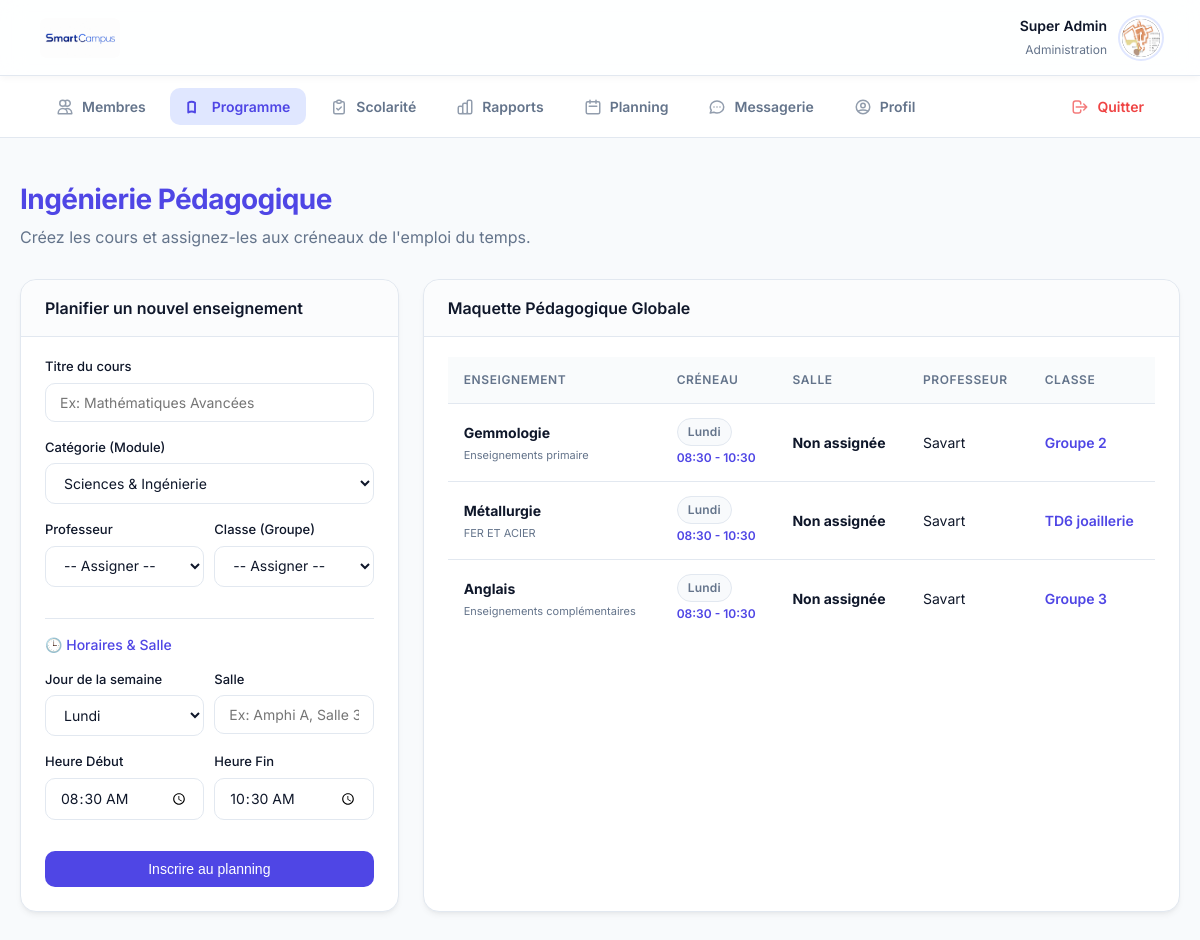
The app's page /gestion_cours.php (signed in), older data.
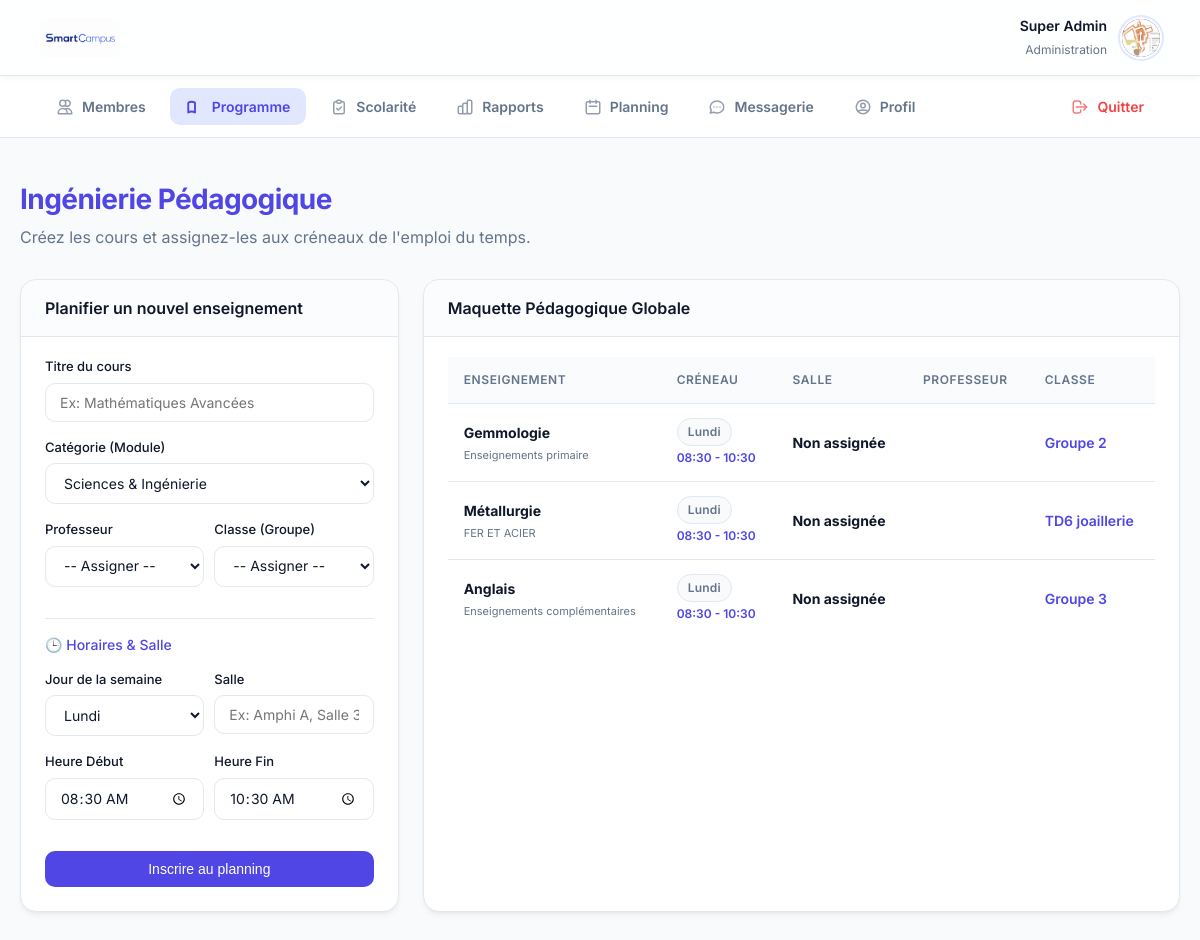
The same page, newer data.
### tables this page shows
CREATE TABLE cours (
        id INTEGER PRIMARY KEY AUTOINCREMENT,
        titre TEXT NOT NULL,
        categorie TEXT NOT NULL,
        description TEXT,
        groupe_id INTEGER,
        professeur_id INTEGER, jour VARCHAR(20) DEFAULT 'Lundi', heure_debut VARCHAR(10) DEFAULT '08:30', heure_fin VARCHAR(10) DEFAULT '10:30', salle VARCHAR(50) DEFAULT 'Non assignée',
        FOREIGN KEY(groupe_id) REFERENCES groupes(id) ON DELETE CASCADE,
        FOREIGN KEY(professeur_id) REFERENCES utilisateurs(id) ON DELETE SET NULL
    );

CREATE TABLE utilisateurs (
        id INTEGER PRIMARY KEY AUTOINCREMENT,
        prenom TEXT NOT NULL,
        nom TEXT NOT NULL,
        email TEXT UNIQUE NOT NULL,
        role TEXT CHECK(role IN ('etudiant', 'professeur', 'administrateur')) NOT NULL,
        mot_de_passe_hash TEXT NOT NULL,
        statut_compte TEXT DEFAULT 'actif',
        groupe_id INTEGER,
        FOREIGN KEY(groupe_id) REFERENCES groupes(id) ON DELETE SET NULL
    );

CREATE TABLE groupes (
        id INTEGER PRIMARY KEY AUTOINCREMENT,
        nom TEXT NOT NULL UNIQUE
    );

### gestion_cours.php (the view, shortened to what the changed rows need)
<?php
require_once 'db.php';
$cours = $db->query("
    SELECT c.*, u.nom as prof_nom, g.nom as groupe_nom
    FROM cours c
    LEFT JOIN utilisateurs u ON c.professeur_id = u.id
    LEFT JOIN groupes g ON c.groupe_id = g.id
    ORDER BY c.jour, c.heure_debut
")->fetchAll();
?>
<!DOCTYPE html>
<html lang="fr">
<head>
    <meta charset="UTF-8"><title>Programme - SmartCampus</title><link rel="stylesheet" href="style.css">
</head>
<body>
    <div class="container">
        <div style="margin-bottom: 30px;">
            <h1 style="color:var(--primary);">Ingénierie Pédagogique</h1>
        </div>
        <div class="dashboard-grid inverse">
            <div class="card" style="align-self: start;">
                <div class="card-header"><h2>Planifier un nouvel enseignement</h2></div>
            </div>
            <div class="card">
                <div class="card-header"><h2>Maquette Pédagogique Globale</h2></div>
                <?php if (empty($cours)): ?>
                    <p style="color:var(--text-muted); text-align:center;">Aucun cours programmé.</p>
                <?php else: ?>
                    <table>
                        <tr><th>Enseignement</th><th>Créneau</th><th>Salle</th><th>Professeur</th><th>Classe</th></tr>
                        <?php foreach($cours as $c): ?>
                            <tr>
                                <td>
                                    <strong><?= htmlspecialchars($c['titre']) ?></strong><br>
                                    <span style="font-size:11px; color:var(--text-muted);"><?= htmlspecialchars($c['categorie']) ?></span>
                                </td>
                                <td>
                                    <span class="badge badge-neutral"><?= htmlspecialchars($c['jour']) ?></span><br>
                                    <span style="font-size:12px; color:var(--primary); font-weight:600;"><?= $c['heure_debut'] ?> - <?= $c['heure_fin'] ?></span>
                                </td>
                                <td><strong><?= htmlspecialchars($c['salle']) ?></strong></td>
                                <td><?= htmlspecialchars($c['prof_nom']) ?></td>
                                <td><span style="color:var(--primary); font-weight:600;"><?= htmlspecialchars($c['groupe_nom']) ?></span></td>
                            </tr>
                        <?php endforeach; ?>
                    </table>
                <?php endif; ?>
            </div>
        </div>
    </div>
</body>
</html>
</html>

Row changes from the older to the newer data that the page shows:
changed cours "Gemmologie": professeur.nom "Savart" → (not shown)
changed cours "Métallurgie": professeur.nom "Savart" → (not shown)
changed cours "Anglais": professeur.nom "Savart" → (not shown)
